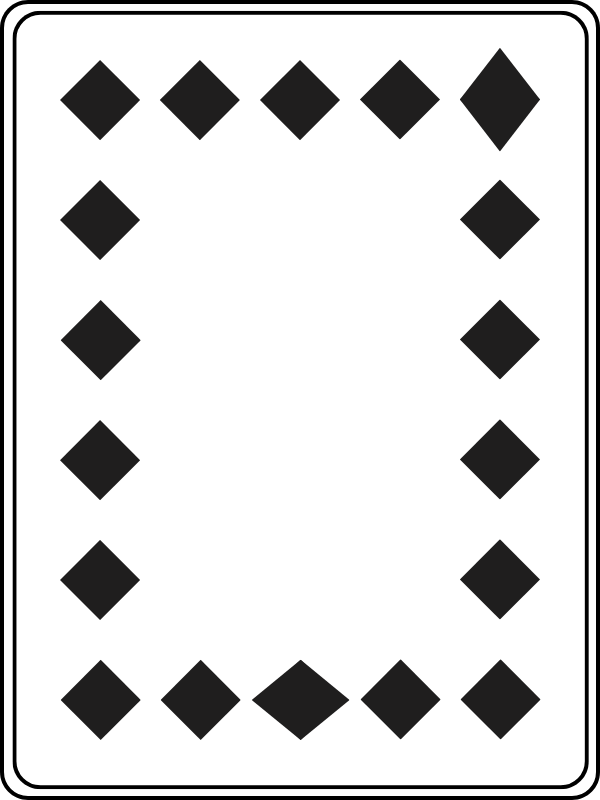
#> input picture task3_pics/tc2-3.png, 600 x 800 px, found by its file name
$ python Task_2.py
#> lines starting #> are read from the running program, lines starting #| are printed output that depends on the picture; after the words box and inside, x2 and y2 are one past the last pixel; in counts of white or black regions, pixels touching at a corner belong together
import cv2
import numpy as np

# finding largest diamond in top panel of image
def detect_large_diamond(img):
    left_width = []
    right_width = []
    distance = []
    height_element = 0

    # finding the height of the leftmost element of first diamond
    width = img.shape[1] - 1
    while (width > 0):
        height = img.shape[0] - 1
        while (height > 0):
            if (img[height,width] < 100):
                height_element = height
            height = height - 1
        width = width - 1

    # finding and storing the width of leftmost element and rightmost element of all the diamond
    width = 0
    while (width <= img.shape[1]-1):
        height= 0
        while (height <= height_element):
            if (img[height,width] < 100  and height == height_element and (img[height, width+1] > 100 or img[height, width-1] > 100)):
                if(img[height, width+1] > 100):
                    right_width.append(width)
                if(img[height, width-1] > 100):
                    left_width.append(width)
                cv2.circle(img, (width,height),5,100, thickness = cv2.FILLED) #(img, location, size,color,thickness)
                break
            height = height + 1
        width = width + 1

    left = np.array(left_width)
    right = np.array(right_width)

    # finding and storing the distance of all diamond
    distance = right - left
    idx = np.argmax(distance) # index of max element in this list represent location of larger diamond
    std = np.std(distance) # standard deviation of all the distances

    # cv2.imshow("img",img)

    return idx,std

# finding index of larger rhombus in top_panel and left_panel
def diamond_index(img):
    rotated_img_90 = cv2.rotate(img, cv2.ROTATE_90_CLOCKWISE)

    index1,std1 = detect_large_diamond(img)
    index2,std2 = detect_large_diamond(rotated_img_90)

    if(std1 < 2):
        rotated_img_180 = cv2.rotate(img, cv2.ROTATE_180)
        index1, index2 = diamond_index(rotated_img_180)

    return index1,6-index2


# reading the input image
img = cv2.imread('Task_2\\task3_pics\\tc2-3.png',0)
#> img: shape (800, 600); min 0, max 255, mean 215.9
img = img[40:760, 40:560]
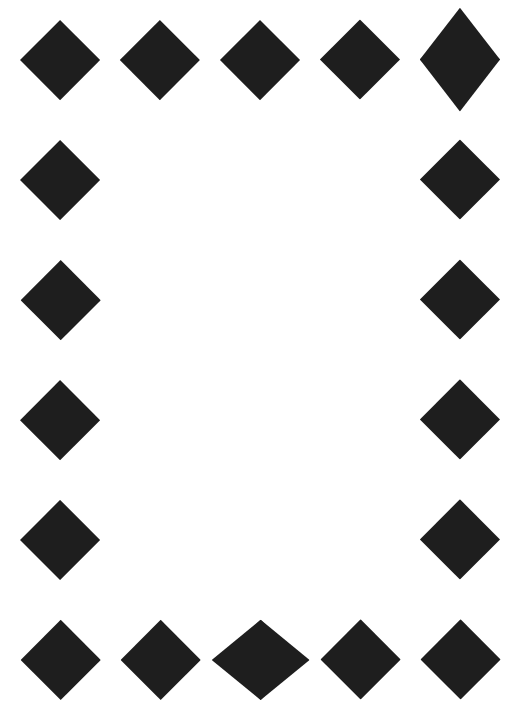
#> img: shape (720, 520); min 30, max 255, mean 219.2

index1, index2= diamond_index(img)
#> in diamond_index, `rotated_img_90 = cv2.rotate(img, cv2.ROTATE_90_CLOCKWISE)`:
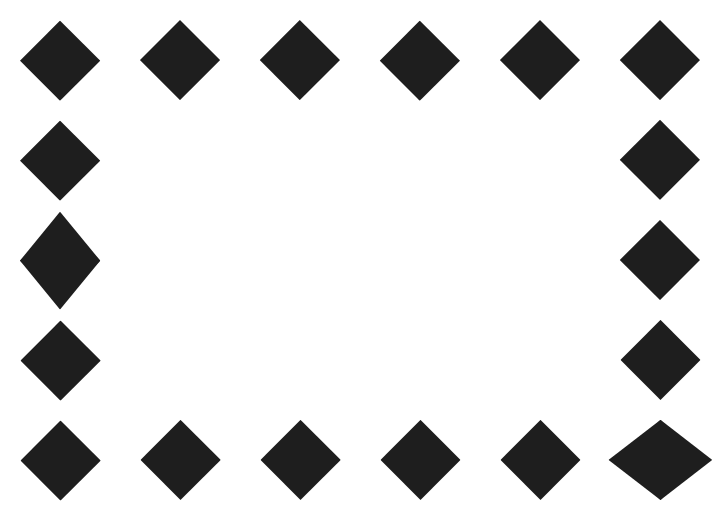
#> rotated_img_90: shape (520, 720); min 30, max 255, mean 219.2
#> after the loop in detect_large_diamond, `while (width <= img.shape[1]-1):`:
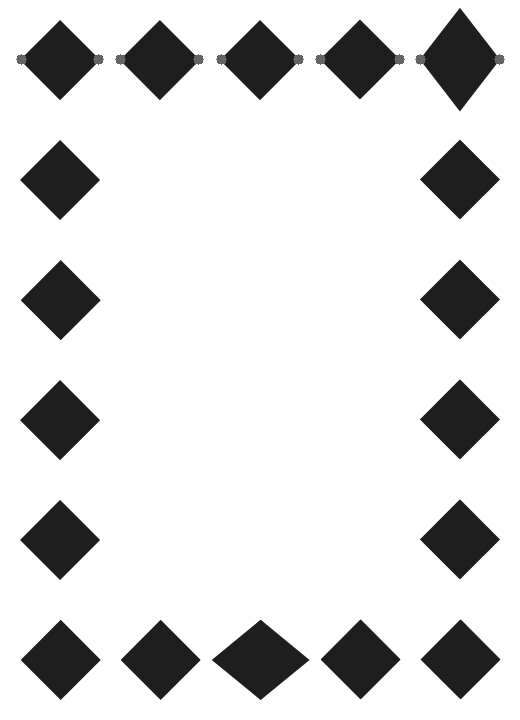
#> img: shape (720, 520); 0.22% of pixels changed, all inside (x1, y1, x2, y2) = (16, 54, 505, 65)
#> after the loop in detect_large_diamond, `while (width <= img.shape[1]-1):`: left_width = [21, 120, 221, 320, 420]; right_width = [98, 198, 298, 399, 499]; width = 520
#> in detect_large_diamond, `left = np.array(left_width)`: left = [21, 120, 221, 320, 420]
#> in detect_large_diamond, `right = np.array(right_width)`: right = [98, 198, 298, 399, 499]
#> in detect_large_diamond, `distance = right - left`: distance = [77, 78, 77, 79, 79]
#> in detect_large_diamond, `idx = np.argmax(distance)`: idx = 3
#> in detect_large_diamond, `std = np.std(distance)`: std = 0.894
#> in diamond_index, `index1,std1 = detect_large_diamond(img)`: index1 = 3; std1 = 0.894
#> in diamond_index, `index2,std2 = detect_large_diamond(rotated_img_90)`: index2 = 0; std2 = 0.816
#> in diamond_index, `rotated_img_180 = cv2.rotate(img, cv2.ROTATE_180)`:
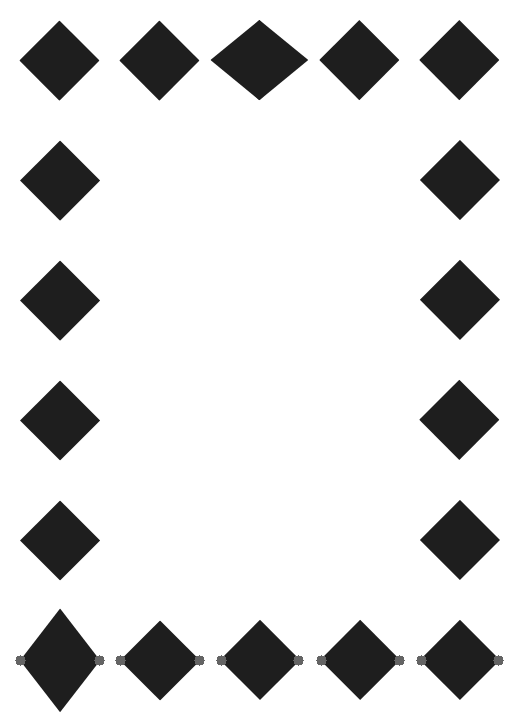
#> rotated_img_180: shape (720, 520); min 30, max 255, mean 219.1
#> in diamond_index (call 2), `rotated_img_90 = cv2.rotate(img, cv2.ROTATE_90_CLOCKWISE)`:
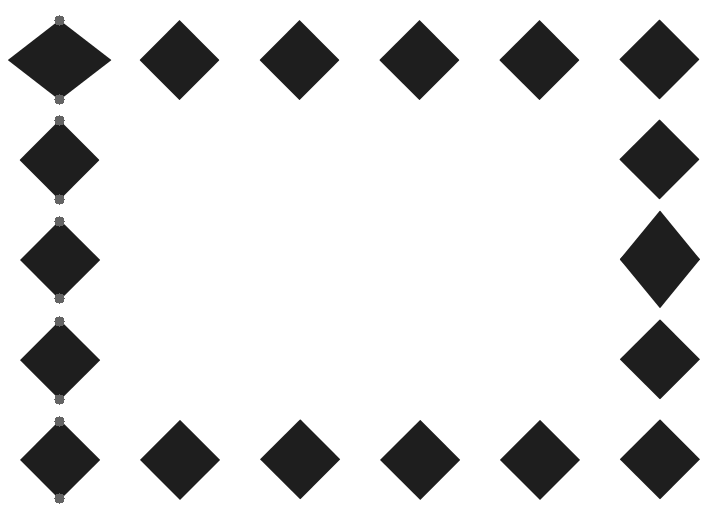
#> rotated_img_90: shape (520, 720); min 30, max 255, mean 219.1
#> after the loop in detect_large_diamond (call 3), `while (width <= img.shape[1]-1):`:
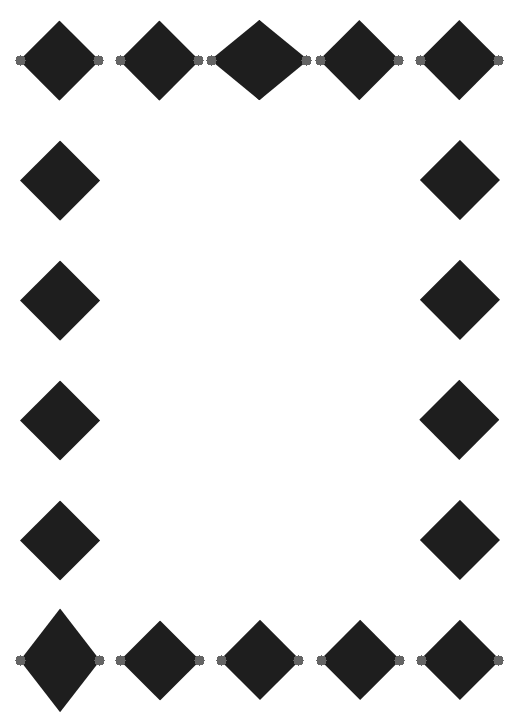
#> img: shape (720, 520); 0.22% of pixels changed, all inside (x1, y1, x2, y2) = (15, 55, 504, 66)

left_panel = ["ace", "2", "3", "4", "5", "6"]
top_panel = ["heart", "club", "spade", "diamond"]

# printing the desired output
print(left_panel[index2-1], 'of', top_panel[index1-1])
#| 6 of club

cv2.waitKey(0)


# [118 lines of commented-out code are left out]
